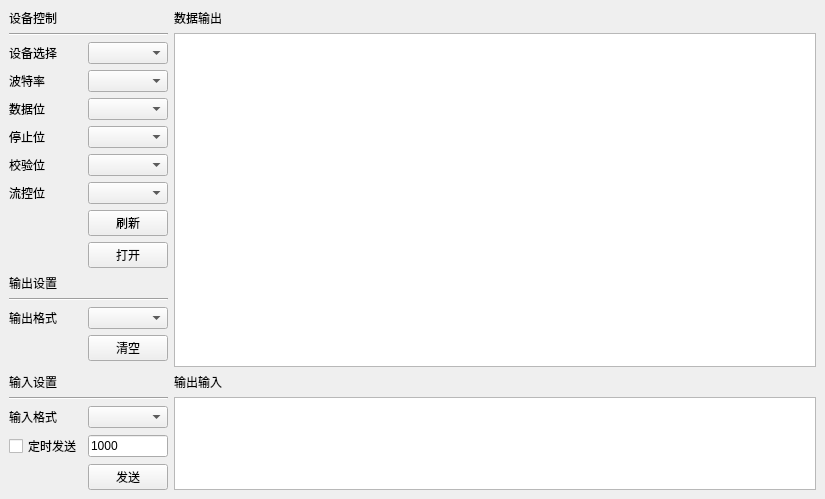
<?xml version="1.0" encoding="UTF-8"?>
<ui version="4.0">
 <class>MainWindow</class>
 <widget class="QMainWindow" name="MainWindow">
  <property name="geometry">
   <rect>
    <x>0</x>
    <y>0</y>
    <width>825</width>
    <height>455</height>
   </rect>
  </property>
  <property name="windowTitle">
   <string>大道至简 - Qt串口小助手</string>
  </property>
  <widget class="QWidget" name="centralwidget">
   <layout class="QGridLayout" name="gridLayout">
    <item row="4" column="1">
     <widget class="QComboBox" name="databitsComboBox"/>
    </item>
    <item row="17" column="0">
     <widget class="QLabel" name="label_11">
      <property name="text">
       <string>输入格式</string>
      </property>
     </widget>
    </item>
    <item row="12" column="1">
     <widget class="QComboBox" name="outputFormatComboBox"/>
    </item>
    <item row="7" column="1">
     <widget class="QComboBox" name="controlComboBox"/>
    </item>
    <item row="7" column="0">
     <widget class="QLabel" name="label_10">
      <property name="text">
       <string>流控位</string>
      </property>
     </widget>
    </item>
    <item row="16" column="0" colspan="2">
     <widget class="Line" name="line_3">
      <property name="orientation">
       <enum>Qt::Horizontal</enum>
      </property>
     </widget>
    </item>
    <item row="10" column="0" colspan="2">
     <widget class="QLabel" name="label_13">
      <property name="styleSheet">
       <string notr="true">QLabel {
        color:&quot;blue&quot;
}</string>
      </property>
      <property name="text">
       <string>输出设置</string>
      </property>
     </widget>
    </item>
    <item row="4" column="0">
     <widget class="QLabel" name="label_7">
      <property name="text">
       <string>数据位</string>
      </property>
     </widget>
    </item>
    <item row="1" column="2" rowspan="14">
     <widget class="QTextBrowser" name="textBrowser">
      <property name="html">
       <string>&lt;!DOCTYPE HTML PUBLIC &quot;-//W3C//DTD HTML 4.0//EN&quot; &quot;http://www.w3.org/TR/REC-html40/strict.dtd&quot;&gt;
&lt;html&gt;&lt;head&gt;&lt;meta name=&quot;qrichtext&quot; content=&quot;1&quot; /&gt;&lt;style type=&quot;text/css&quot;&gt;
p, li { white-space: pre-wrap; }
&lt;/style&gt;&lt;/head&gt;&lt;body style=&quot; font-family:'SimSun'; font-size:9pt; font-weight:400; font-style:normal;&quot;&gt;
&lt;p style=&quot;-qt-paragraph-type:empty; margin-top:0px; margin-bottom:0px; margin-left:0px; margin-right:0px; -qt-block-indent:0; text-indent:0px;&quot;&gt;&lt;br /&gt;&lt;/p&gt;&lt;/body&gt;&lt;/html&gt;</string>
      </property>
     </widget>
    </item>
    <item row="3" column="0">
     <widget class="QLabel" name="label_6">
      <property name="text">
       <string>波特率</string>
      </property>
     </widget>
    </item>
    <item row="15" column="0" colspan="2">
     <widget class="QLabel" name="label_3">
      <property name="styleSheet">
       <string notr="true">QLabel {
        color:&quot;blue&quot;
}</string>
      </property>
      <property name="text">
       <string>输入设置</string>
      </property>
     </widget>
    </item>
    <item row="2" column="1">
     <widget class="QComboBox" name="devicesComboBox"/>
    </item>
    <item row="16" column="2" rowspan="4">
     <widget class="QTextEdit" name="textEdit">
      <property name="sizePolicy">
       <sizepolicy hsizetype="Expanding" vsizetype="Ignored">
        <horstretch>0</horstretch>
        <verstretch>0</verstretch>
       </sizepolicy>
      </property>
      <property name="html">
       <string>&lt;!DOCTYPE HTML PUBLIC &quot;-//W3C//DTD HTML 4.0//EN&quot; &quot;http://www.w3.org/TR/REC-html40/strict.dtd&quot;&gt;
&lt;html&gt;&lt;head&gt;&lt;meta name=&quot;qrichtext&quot; content=&quot;1&quot; /&gt;&lt;style type=&quot;text/css&quot;&gt;
p, li { white-space: pre-wrap; }
&lt;/style&gt;&lt;/head&gt;&lt;body style=&quot; font-family:'SimSun'; font-size:9pt; font-weight:400; font-style:normal;&quot;&gt;
&lt;p style=&quot;-qt-paragraph-type:empty; margin-top:0px; margin-bottom:0px; margin-left:0px; margin-right:0px; -qt-block-indent:0; text-indent:0px;&quot;&gt;&lt;br /&gt;&lt;/p&gt;&lt;/body&gt;&lt;/html&gt;</string>
      </property>
     </widget>
    </item>
    <item row="14" column="0">
     <spacer name="verticalSpacer">
      <property name="orientation">
       <enum>Qt::Vertical</enum>
      </property>
      <property name="sizeHint" stdset="0">
       <size>
        <width>20</width>
        <height>40</height>
       </size>
      </property>
     </spacer>
    </item>
    <item row="0" column="2">
     <widget class="QLabel" name="label_2">
      <property name="styleSheet">
       <string notr="true">QLabel {
        color:&quot;blue&quot;
}</string>
      </property>
      <property name="text">
       <string>数据输出</string>
      </property>
     </widget>
    </item>
    <item row="17" column="1">
     <widget class="QComboBox" name="inputFormatComboBox"/>
    </item>
    <item row="3" column="1">
     <widget class="QComboBox" name="baudrateComboBox"/>
    </item>
    <item row="8" column="1">
     <widget class="QPushButton" name="refreshPushButton">
      <property name="text">
       <string>刷新</string>
      </property>
     </widget>
    </item>
    <item row="12" column="0">
     <widget class="QLabel" name="label_12">
      <property name="text">
       <string>输出格式</string>
      </property>
     </widget>
    </item>
    <item row="6" column="1">
     <widget class="QComboBox" name="parityComboBox"/>
    </item>
    <item row="15" column="2">
     <widget class="QLabel" name="label_4">
      <property name="styleSheet">
       <string notr="true">QLabel {
        color:&quot;blue&quot;
}</string>
      </property>
      <property name="text">
       <string>输出输入</string>
      </property>
     </widget>
    </item>
    <item row="9" column="1">
     <widget class="QPushButton" name="openPushButton">
      <property name="text">
       <string>打开</string>
      </property>
     </widget>
    </item>
    <item row="5" column="0">
     <widget class="QLabel" name="label_8">
      <property name="text">
       <string>停止位</string>
      </property>
     </widget>
    </item>
    <item row="6" column="0">
     <widget class="QLabel" name="label_9">
      <property name="text">
       <string>校验位</string>
      </property>
     </widget>
    </item>
    <item row="1" column="0" colspan="2">
     <widget class="Line" name="line">
      <property name="orientation">
       <enum>Qt::Horizontal</enum>
      </property>
     </widget>
    </item>
    <item row="19" column="1">
     <widget class="QPushButton" name="sendPushButton">
      <property name="text">
       <string>发送</string>
      </property>
     </widget>
    </item>
    <item row="11" column="0" colspan="2">
     <widget class="Line" name="line_2">
      <property name="orientation">
       <enum>Qt::Horizontal</enum>
      </property>
     </widget>
    </item>
    <item row="5" column="1">
     <widget class="QComboBox" name="stopBitsComboBox"/>
    </item>
    <item row="2" column="0">
     <widget class="QLabel" name="label_5">
      <property name="text">
       <string>设备选择</string>
      </property>
     </widget>
    </item>
    <item row="0" column="0" colspan="2">
     <widget class="QLabel" name="label">
      <property name="styleSheet">
       <string notr="true">QLabel {
        color:&quot;blue&quot;
}</string>
      </property>
      <property name="text">
       <string>设备控制</string>
      </property>
     </widget>
    </item>
    <item row="13" column="1">
     <widget class="QPushButton" name="clearPushButton">
      <property name="text">
       <string>清空</string>
      </property>
     </widget>
    </item>
    <item row="18" column="0">
     <widget class="QCheckBox" name="checkBox">
      <property name="text">
       <string>定时发送</string>
      </property>
     </widget>
    </item>
    <item row="18" column="1">
     <widget class="QLineEdit" name="lineEdit">
      <property name="sizePolicy">
       <sizepolicy hsizetype="Ignored" vsizetype="Fixed">
        <horstretch>0</horstretch>
        <verstretch>0</verstretch>
       </sizepolicy>
      </property>
      <property name="toolTip">
       <string>单位为毫秒，小于10毫秒按10毫秒处理</string>
      </property>
      <property name="text">
       <string>1000</string>
      </property>
     </widget>
    </item>
   </layout>
  </widget>
 </widget>
 <tabstops>
  <tabstop>devicesComboBox</tabstop>
  <tabstop>baudrateComboBox</tabstop>
  <tabstop>databitsComboBox</tabstop>
  <tabstop>stopBitsComboBox</tabstop>
  <tabstop>parityComboBox</tabstop>
  <tabstop>controlComboBox</tabstop>
  <tabstop>refreshPushButton</tabstop>
  <tabstop>openPushButton</tabstop>
  <tabstop>outputFormatComboBox</tabstop>
  <tabstop>clearPushButton</tabstop>
  <tabstop>inputFormatComboBox</tabstop>
  <tabstop>checkBox</tabstop>
  <tabstop>lineEdit</tabstop>
  <tabstop>sendPushButton</tabstop>
  <tabstop>textBrowser</tabstop>
  <tabstop>textEdit</tabstop>
 </tabstops>
 <resources/>
 <connections>
  <connection>
   <sender>clearPushButton</sender>
   <signal>clicked()</signal>
   <receiver>textBrowser</receiver>
   <slot>clear()</slot>
   <hints>
    <hint type="sourcelabel">
     <x>122</x>
     <y>316</y>
    </hint>
    <hint type="destinationlabel">
     <x>176</x>
     <y>315</y>
    </hint>
   </hints>
  </connection>
 </connections>
</ui>
